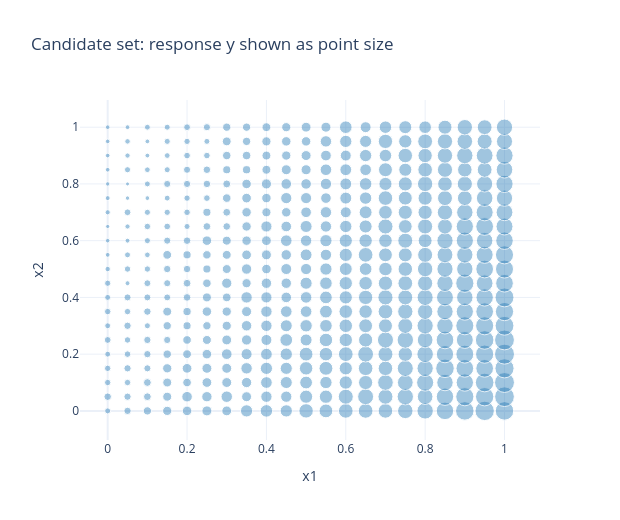

Notebook cell for this chart:
### Markdown cell above
The same candidate set with the response shown as point size:

### Code cell
scaled = (candidate["y"] - candidate["y"].min()) / (candidate["y"].max() - candidate["y"].min())
sizes = go.Figure(
    go.Scatter(
        x=candidate["x1"], y=candidate["x2"], mode="markers",
        marker={"size": 4 + 16 * scaled, "color": "rgba(31,119,180,0.6)"},
    )
)
sizes.update_layout(title="Candidate set: response y shown as point size",
                    xaxis_title="x1", yaxis_title="x2", template="plotly_white",
                    width=620, height=520)
sizes

### Figure 1 — Plotly figure (JSON) as saved in the notebook; plotly's stock layout.template omitted (floating-point values rounded to 4 significant figures; data arrays with more than 128 entries replaced by an {"elided": "..."} marker saying what was removed)
{"data": [{"marker": {"color": "rgba(31,119,180,0.6)", "size": {"elided": "441 float values"}}, "mode": "markers", "type": "scatter", "x": {"elided": "441 float values"}, "y": {"elided": "441 float values"}}], "layout": {"height": 520, "title": {"text": "Candidate set: response y shown as point size"}, "width": 620, "xaxis": {"title": {"text": "x1"}}, "yaxis": {"title": {"text": "x2"}}}}
